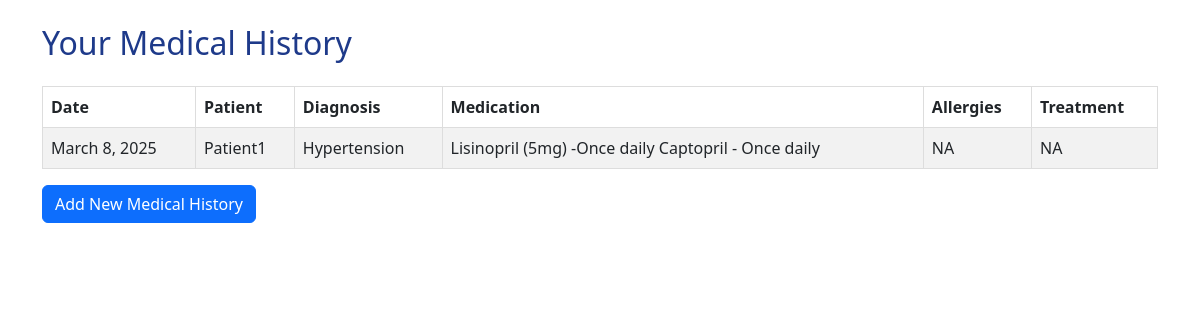
Screenshot of /medical-history/ (signed in) with the database file from the repository.
### patient/models.py (models this page shows)
class MedicalHistory(models.Model):
    patient = models.ForeignKey(User, on_delete=models.CASCADE)
    diagnosis = models.TextField()
    medications = models.TextField()
    allergies = models.TextField(blank=True, null=True)
    treatment_history = models.TextField()
    date = models.DateField(auto_now_add=True)

class Patient(models.Model):
    username = models.OneToOneField(User,on_delete=models.CASCADE)
    first_name = models.CharField(max_length=200)
    last_name = models.CharField(max_length=100)
    contact_number = models.CharField(max_length=15, null=True)
    email = models.EmailField(null=True)
    password1 = models.CharField(max_length=15)
    password2 = models.CharField(max_length=15)

### patient/views.py (the view)
# urls.py: path('medical-history/', views.view_medical_history, name='view_medical_history'),
@login_required
def view_medical_history(request):
    medical_history = MedicalHistory.objects.filter(patient=request.user)
    patients = Patient.objects.all()
    return render(request, 'patient/medical_history.html', {'medical_history': medical_history,'patients':patients})

### templates/patient/medical_history.html (shortened to what this page needs)
<!DOCTYPE html>
<html>
<head>
    <link href="https://cdn.jsdelivr.net/npm/bootstrap@5.3.0/dist/css/bootstrap.min.css" rel="stylesheet">
</head>
<body>
    <div class="container mt-4">
        <h2 class="mb-4">Your Medical History</h2>
        <table class="table table-striped">
            <thead>
                <tr>
                    <th>Date</th>
                    <th>Patient</th>
                    <th>Diagnosis</th>
                    <th>Medication</th>
                    <th>Allergies</th>
                    <th>Treatment</th>
                </tr>
            </thead>
            <tbody>
                {% for history in medical_history %}
                {% for patient in patients %}
                    <tr>
                        <td>{{ history.date }}</td>
                        <td>{{ patient.username }}</td>
                        <td>{{ history.diagnosis }}</td>
                        <td>{{ history.medications }}</td>
                        <td>{{ history.allergies }}</td>
                        <td>{{ history.treatment_history }}</td>
                    </tr>
                {% empty %}
                    <tr>
                        <td colspan="3">No medical history available.</td>
                    </tr>
                {% endfor %}
            {% endfor %}
            </tbody>
        </table>
        <a href="{% url 'MedicalHistoryCreate' %}" class="btn btn-primary">Add New Medical History</a>
    </div>
</body>
</html>

### templates/patient/medical_history.html (style rules this page uses)
body { background-color: white; color: #1E3A8A; }
table { width: 100%; border-collapse: collapse; }
th, td { padding: 10px; border: 1px solid #ddd; }
th { background-color: #1E3A8A; color: white; }

### rows the page displays
MedicalHistory: date "March 8, 2025", diagnosis "Hypertension", medications "Lisinopril (5mg) -Once daily Captopril - Once daily", allergies "NA", treatment_history "NA"
Patient: username "Patient1"
